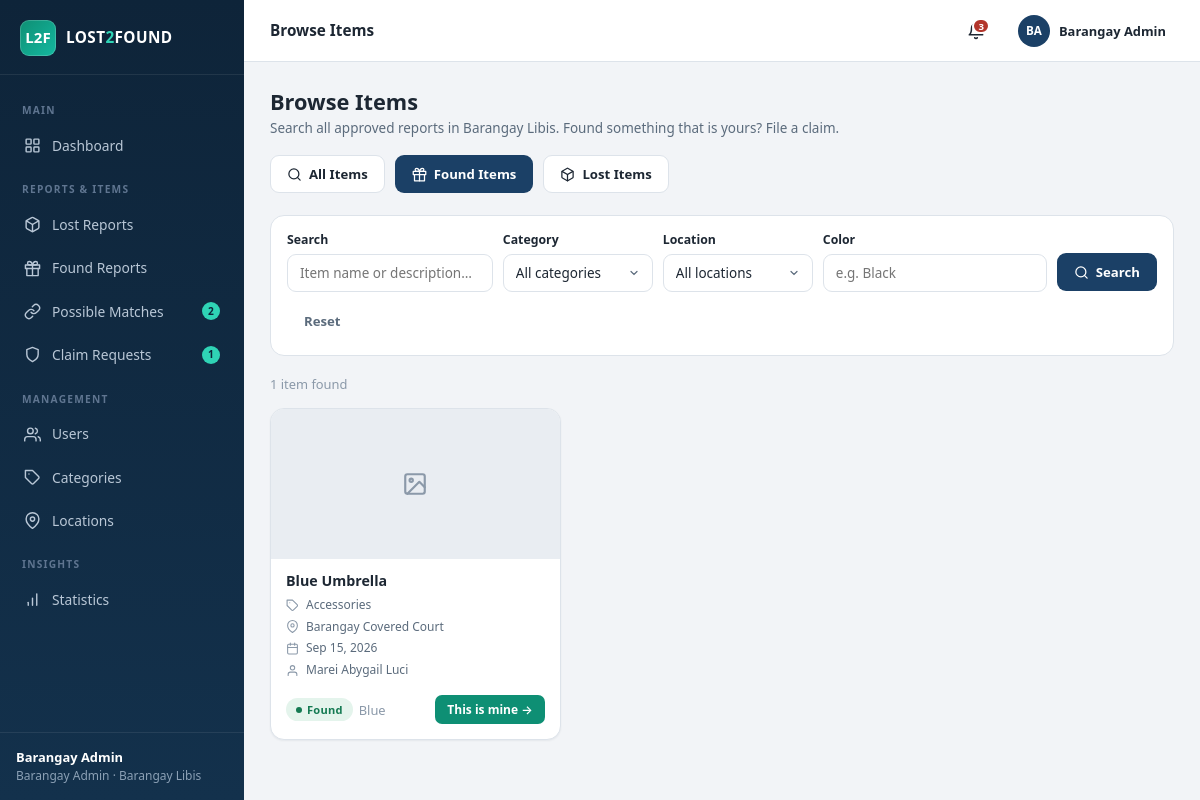
/resident/browse.php?type=found (signed in), run on the app's committed database.
### tables this page shows
CREATE TABLE IF NOT EXISTS found_items (
  id          INT AUTO_INCREMENT PRIMARY KEY,
  user_id     INT NOT NULL,
  category_id INT NOT NULL,
  location_id INT NOT NULL,
  item_name   VARCHAR(100) NOT NULL,
  description TEXT NOT NULL,
  color       VARCHAR(40)  NOT NULL,
  brand       VARCHAR(60)  DEFAULT NULL,
  date_found  DATE NOT NULL,
  photo       VARCHAR(255) DEFAULT NULL,
  status      ENUM('pending','approved','rejected','matched','returned','closed')
              DEFAULT 'pending',
  reporter_privacy ENUM('name','anonymous') DEFAULT 'name',
  created_at  TIMESTAMP DEFAULT CURRENT_TIMESTAMP,
  updated_at  TIMESTAMP DEFAULT CURRENT_TIMESTAMP ON UPDATE CURRENT_TIMESTAMP,
  FOREIGN KEY (user_id)     REFERENCES users(id)     ON DELETE CASCADE,
  FOREIGN KEY (category_id) REFERENCES categories(id),
  FOREIGN KEY (location_id) REFERENCES locations(id)
);

CREATE TABLE IF NOT EXISTS categories (
  id            INT AUTO_INCREMENT PRIMARY KEY,
  category_name VARCHAR(80) NOT NULL UNIQUE,
  created_at    TIMESTAMP DEFAULT CURRENT_TIMESTAMP
);

CREATE TABLE IF NOT EXISTS locations (
  id            INT AUTO_INCREMENT PRIMARY KEY,
  location_name VARCHAR(100) NOT NULL UNIQUE,
  created_at    TIMESTAMP DEFAULT CURRENT_TIMESTAMP
);

CREATE TABLE IF NOT EXISTS users (
  id             INT AUTO_INCREMENT PRIMARY KEY,
  full_name      VARCHAR(100) NOT NULL,
  email          VARCHAR(100) NOT NULL UNIQUE,
  password       VARCHAR(255) NOT NULL,
  contact_number VARCHAR(20)  NOT NULL,
  address        VARCHAR(150) NOT NULL,
  role           ENUM('resident','admin') DEFAULT 'resident',
  status         ENUM('pending','active','inactive','rejected') DEFAULT 'pending',
  residency_proof VARCHAR(255) DEFAULT NULL,      
  review_remarks   VARCHAR(255) DEFAULT NULL,     
  reviewed_by      INT DEFAULT NULL,              
  reviewed_at      DATETIME DEFAULT NULL,         
  show_name      TINYINT(1) DEFAULT 1,           
  anonymous_name VARCHAR(60) DEFAULT NULL UNIQUE,  
  created_at     TIMESTAMP DEFAULT CURRENT_TIMESTAMP,
  updated_at     TIMESTAMP DEFAULT CURRENT_TIMESTAMP ON UPDATE CURRENT_TIMESTAMP
);

### resident/browse.php (the view, shortened to what this page needs)
<?php
require_once __DIR__ . '/../config/config.php';
$uid = (int)$_SESSION['user']['id'];
$db  = get_db();
$tab = (string)($_GET['type'] ?? 'all');
$tab = in_array($tab, ['all', 'lost', 'found'], true) ? $tab : 'all';
$q        = trim((string)($_GET['q'] ?? ''));
$color    = trim((string)($_GET['color'] ?? ''));
$fCat     = (int)($_GET['category_id'] ?? 0);
$fLoc     = (int)($_GET['location_id'] ?? 0);
$filters = [];
$params  = [];
$extra = $filters ? ' AND ' . implode(' AND ', $filters) : '';
$branch = static function (string $table, string $rtype, string $statuses, string $dateCol) use ($extra): string {
    return "SELECT i.*, '{$rtype}' AS rtype, i.{$dateCol} AS item_date,
                   c.category_name, loc.location_name,
                   u.full_name AS owner_name, u.anonymous_name AS owner_anonymous
            FROM {$table} i
            JOIN categories c ON c.id = i.category_id
            JOIN locations loc ON loc.id = i.location_id
            JOIN users u ON u.id = i.user_id
            WHERE i.status IN {$statuses}{$extra}";
};
$lostSql  = $branch('lost_items',  'lost',  "('approved','matched','claimed','closed')", 'date_lost');
$foundSql = $branch('found_items', 'found', "('approved','matched','returned')",         'date_found');
if ($tab === 'lost') {
    $sql = $lostSql;
    $exe = $params;
} elseif ($tab === 'found') {
    $sql = $foundSql;
    $exe = $params;
} else {
    $sql  = $lostSql . ' UNION ALL ' . $foundSql;
    $exe  = array_merge($params, $params);
}
$sql .= ' ORDER BY created_at DESC';
$st = $db->prepare($sql);
$st->execute($exe);
$items = $st->fetchAll();
$myClaims = $db->prepare("SELECT found_item_id FROM claim_requests WHERE claimant_id = ? AND status IN ('pending','approved')");
$myClaims->execute([$uid]);
$myClaimIds = array_map('intval', $myClaims->fetchAll(PDO::FETCH_COLUMN));
require __DIR__ . '/../includes/header.php';
?>
<div class="page-head">
  <div>
    <h1>Browse Items</h1>
    <p>Search all approved reports in Barangay Libis. Found something that is yours? File a claim.</p>
  </div>
  <div class="flex">
    <a class="btn <?= $tab === 'all' ? 'btn-primary' : 'btn-outline' ?>"
       href="<?= base_url('resident/browse.php?type=all') ?>"><?= icon('search', 'i i-sm') ?> All Items</a>
    <a class="btn <?= $tab === 'found' ? 'btn-primary' : 'btn-outline' ?>"
       href="<?= base_url('resident/browse.php?type=found') ?>"><?= icon('gift', 'i i-sm') ?> Found Items</a>
    <a class="btn <?= $tab === 'lost' ? 'btn-primary' : 'btn-outline' ?>"
       href="<?= base_url('resident/browse.php?type=lost') ?>"><?= icon('box', 'i i-sm') ?> Lost Items</a>
  </div>
</div>
<form class="filter-bar" method="get">
  <div class="field" style="flex:2">
    <label>Search</label>
    <input class="input" name="q" value="<?= e($q) ?>" placeholder="Item name or description…">
  </div>
  <div class="field">
    <label>Category</label>
    <select class="input" name="category_id">
      <option value="">All categories</option>
    </select>
  </div>
  <div class="field">
    <label>Location</label>
    <select class="input" name="location_id">
      <option value="">All locations</option>
    </select>
  </div>
  <div class="field fit">
    <label>Color</label>
    <input class="input" name="color" value="<?= e($color) ?>" placeholder="e.g. Black">
  </div>
  <button class="btn btn-primary" type="submit"><?= icon('search', 'i i-sm') ?> Search</button>
  <a class="btn btn-ghost" href="<?= base_url('resident/browse.php?type=' . e($tab)) ?>">Reset</a>
</form>
<p class="faint" style="margin-bottom:14px">
  <?= count($items) ?> item<?= count($items) === 1 ? '' : 's' ?> found
</p>
<?php if (!$items): ?>
  <div class="card">
    <div class="empty">
      <?= icon('search', 'i') ?>
      <h3><?= ($q !== '' || $color !== '' || $fCat || $fLoc) ? 'No items match your search' : 'No reports yet' ?></h3>
      <p>Try different keywords, or check back later — new reports from other residents appear here right away.</p>
    </div>
  </div>
<?php else: ?>
  <div class="item-grid">
    <?php foreach ($items as $it):
          $viewUrl = base_url('resident/item_view.php?type=' . $it['rtype'] . '&id=' . (int)$it['id'] . '&tab=' . $tab); ?>
      <div class="item-card" data-href="<?= e($viewUrl) ?>" title="View details" tabindex="0">
        <div class="item-thumb">
          <?php if ($it['photo']): ?>
            <img src="<?= e(photo_url($it['photo'])) ?>" alt="<?= e($it['item_name']) ?>">
          <?php else: ?>
            <?= icon('image', 'i i-lg') ?>
          <?php endif; ?>
        </div>
        <div class="item-body">
          <h4><a href="<?= e($viewUrl) ?>"><?= e($it['item_name']) ?></a></h4>
          <div class="item-meta">
            <div class="row"><?= icon('tag') ?> <?= e($it['category_name']) ?></div>
            <div class="row"><?= icon('pin') ?> <?= e($it['location_name']) ?></div>
            <div class="row"><?= icon('calendar') ?> <?= fmt_date($it['item_date']) ?></div>
            <div class="row"><?= icon('user') ?> <?= e(reporter_label($it['owner_name'], $it['owner_anonymous'] ?? null, $it['reporter_privacy'])) ?></div>
          </div>
          <div class="item-foot">
            <span class="flex" style="gap:6px;min-width:0">
              <span class="badge <?= $it['rtype'] === 'lost' ? 'badge-info' : 'badge-success' ?>">
                <?= $it['rtype'] === 'lost' ? 'Lost' : 'Found' ?>
              </span>
              <span class="faint"><?= e($it['color']) ?></span>
            </span>
            <?php if ($it['rtype'] === 'found' && (int)$it['user_id'] === $uid): ?>
              <span class="faint">Your report</span>
            <?php elseif ($it['rtype'] === 'found' && in_array((int)$it['id'], $myClaimIds, true)): ?>
              <span class="badge badge-warn">Claim submitted</span>
            <?php elseif ($it['rtype'] === 'found' && in_array($it['status'], ['approved', 'matched'], true)): ?>
              <a class="btn btn-teal btn-sm" href="<?= base_url('resident/claims.php?new=' . (int)$it['id']) ?>">
                This is mine →
              </a>
            <?php else: ?>
              <a class="btn btn-ghost btn-sm" href="<?= e($viewUrl) ?>">View details →</a>
            <?php endif; ?>
          </div>
        </div>
      </div>
    <?php endforeach; ?>
  </div>
<?php endif; ?>
<?php require __DIR__ . '/../includes/footer.php'; ?>

### config/config.php (shortened to what this page needs)
<?php
function base_url(string $path = ''): string {
    $script = str_replace('\\', '/', dirname($_SERVER['SCRIPT_NAME'] ?? '/'));
    $known  = ['admin', 'resident', 'auth', 'public', 'config'];
    foreach ($known as $seg) {
        $pos = strrpos($script, '/' . $seg);
        if ($pos !== false) {
            $script = substr($script, 0, $pos);
            break;
        }
    }
    return rtrim($script, '/') . '/' . ltrim($path, '/');
}
function e(?string $value): string {
    return htmlspecialchars((string)$value, ENT_QUOTES, 'UTF-8');
}
function current_user(): ?array {
    return $_SESSION['user'] ?? null;
}
function icon(string $name, string $class = 'i'): string {
    return '<svg class="' . e($class) . '" viewBox="0 0 24 24" aria-hidden="true">' . ($icons[$name] ?? '') . '</svg>';
}
function fmt_date(?string $date): string {
    return $date ? date('M j, Y', strtotime($date)) : '—';
}
function reporter_label(string $realName, ?string $anonymousName, string $privacy): string {
    return ($privacy === 'anonymous' && $anonymousName !== '')
        ? $anonymousName
        : $realName;
}

### data on the page
found_items: item_name "Blue Umbrella", category.category_name "Accessories", location.location_name "Barangay Covered Court", date_found "Sep 15, 2026", user.full_name "Marei Abygail Luci", color "Blue"

### other printed values
$section "MAIN"
$label "Dashboard"
$section "REPORTS & ITEMS"
$label "Lost Reports"
$label "Found Reports"
$label "Possible Matches"
$count "2"
$label "Claim Requests"
$count "1"
$section "MANAGEMENT"
$label "Users"
$label "Categories"
$label "Locations"
$section "INSIGHTS"
$label "Statistics"
